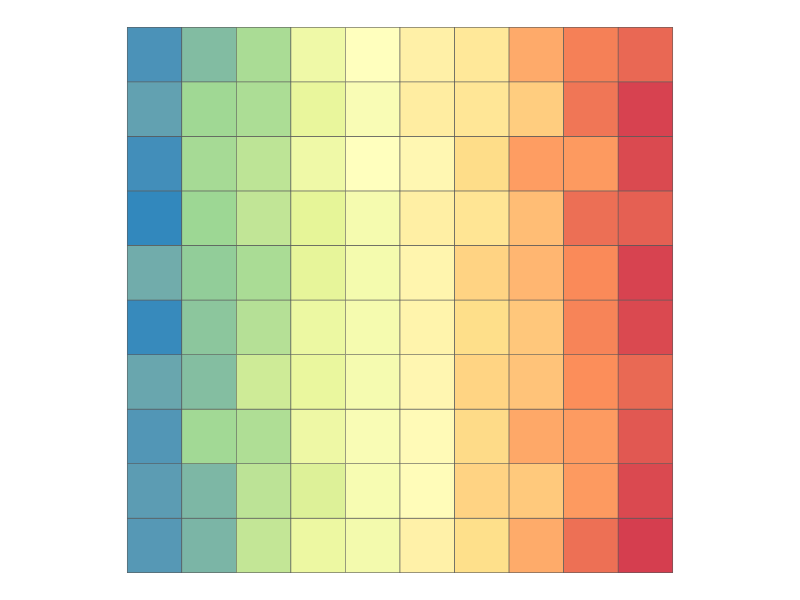
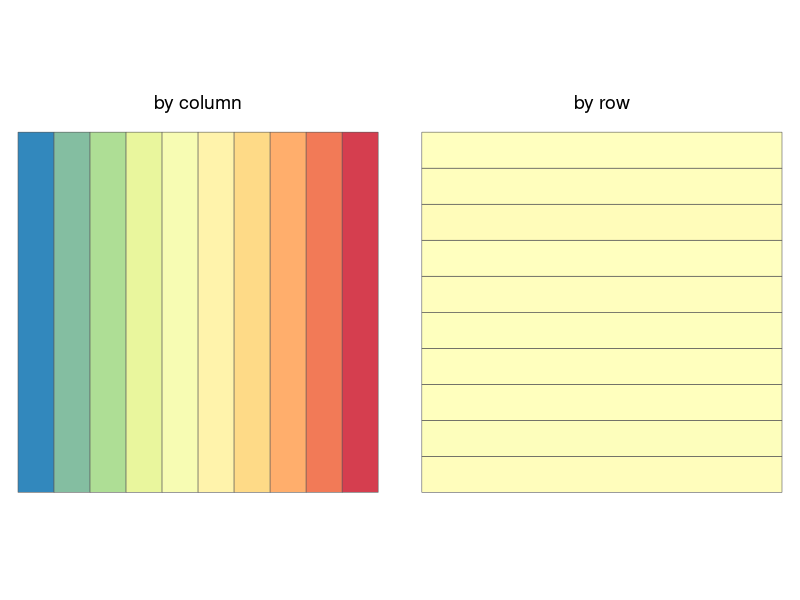

Source code (R) for these figures, in order:
## ---- chunk 1
library(sf)
library(dplyr)
library(tidyr)
library(ggplot2)
## ---- chunk 2
#| code-fold: true
make_square <- function(x = 0, y = 0, d = 1) {
  xs <- x + c(-1,  1, 1, -1, -1) * d / 2
  ys <- y + c(-1, -1, 1,  1, -1) * d / 2
  st_polygon(list(matrix(c(xs, ys), ncol = 2)))
}

grid <- expand_grid(x = 1:10, y = 1:10) |> as_tibble()

polys <- list()
for (r in 1:nrow(grid)) {
  polys <- c(polys, make_square(x = grid$x[r], y = grid$y[r]))
}

poly_sf <- polys |> 
  lapply(list) |>
  lapply(st_polygon) |>
  st_sfc() |>
  st_sf(x = grid[, 1], y = grid[, 2])

poly_sf$z <- poly_sf$x + runif(nrow(poly_sf), -0.5, 0.5)
## ---- chunk 3
brks <- .5 + (0:100) / 10

ggplot(poly_sf) + 
  geom_sf(aes(fill = z)) + 
  scale_fill_distiller(palette = "Spectral") +
  guides(fill = "none") + 
  theme_void()
## ---- chunk 4
column_sf <- poly_sf |>
  group_by(x) |>
  summarise(z = mean(z)) |>
  mutate(aggregation = "by column")

row_sf <- poly_sf |>
  group_by(y) |>
  summarise(z = mean(z)) |>
  mutate(aggregation = "by row")

aggregated_data <- bind_rows(column_sf, row_sf)
## ---- chunk 5
ggplot(aggregated_data) +
  geom_sf(aes(fill = z)) + 
  scale_fill_distiller(palette = "Spectral") +
  guides(fill = "none") + 
  facet_wrap( ~ aggregation) +
  theme_void() +
  theme(strip.text = element_text(size = 14, margin = margin(2, 0, 2, 0, "pt")))
## ---- chunk 6
#| code-fold: true
# License (MIT)
#
# Copyright (c) 2023 David O'Sullivan
#
# Permission is hereby granted, free of charge, to any person
# obtaining a copy of this software and associated documentation
# files (the "Software"), to deal in the Software without restriction,
# including without limitation the rights to use, copy, modify, merge,
# publish, distribute, sublicense, and/or sell copies of the Software,
# and to  permit persons to whom the Software is furnished to do so,
# subject to the following conditions:
#
# The above copyright notice and this permission notice shall be included
# in all copies or substantial portions of the Software.
#
# THE SOFTWARE IS PROVIDED "AS IS", WITHOUT WARRANTY OF ANY KIND, EXPRESS
# OR IMPLIED, INCLUDING BUT NOT LIMITED TO THE WARRANTIES OF MERCHANTABILITY,
# FITNESS FOR A PARTICULAR PURPOSE AND NONINFRINGEMENT. IN NO EVENT SHALL
# THE AUTHORS OR COPYRIGHT HOLDERS BE LIABLE FOR ANY CLAIM, DAMAGES OR OTHER
# LIABILITY, WHETHER IN AN ACTION OF CONTRACT, TORT OR OTHERWISE, ARISING
# FROM, OUT OF OR IN CONNECTION WITH THE SOFTWARE OR THE USE OR OTHER
# DEALINGS IN THE SOFTWARE.
